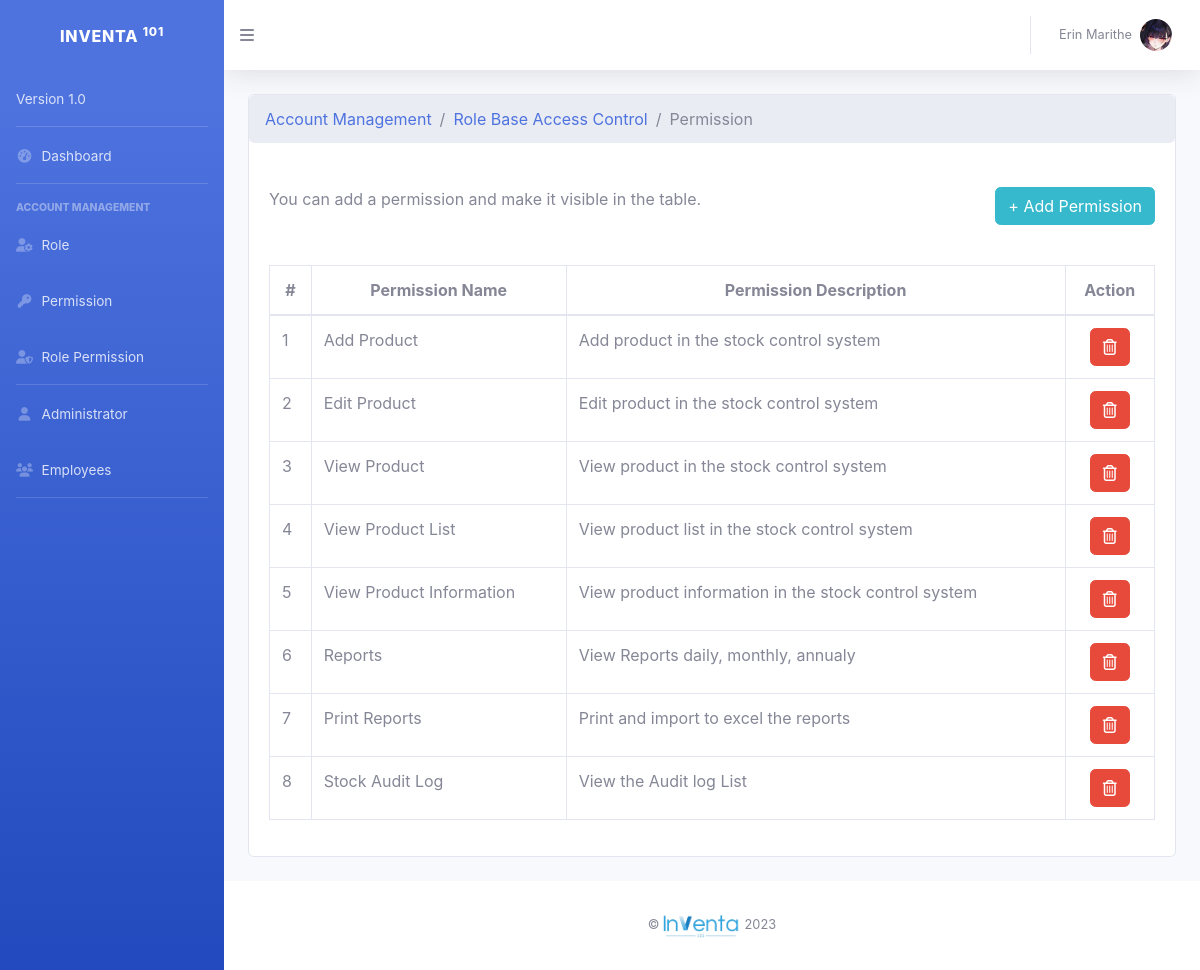
Screenshot of /permission.php (signed in) with the database file from the repository.
### tables this page shows
CREATE TABLE `permission` (
  `id` int(11) NOT NULL,
  `permission` varchar(255) NOT NULL,
  `description` varchar(255) NOT NULL
);

### permission.php (the view, shortened to what this page needs)
<!DOCTYPE html>
    <html lang="en">
    <head>
        <link href="assets/css/dashboard.css" rel="stylesheet">
    </head>
    <body id="page-top">
        <div id="wrapper">
            <?php
                include "assets/include/sidebar.php";
            ?>
            <div id="content-wrapper" class="d-flex flex-column">
                <div id="content">
                    <?php
                        include "assets/include/topbar.php";
                    ?>
                    <div class="container-fluid">
                    <div class="card mb-4">
                            <ol class="breadcrumb mb-4">
                                <li class="breadcrumb-item"><a href="./admin.php">Account Management</a></li>
                                <li class="breadcrumb-item"><a href="./createRole.php">Role Base Access Control</a></li>
                                <li class="breadcrumb-item active">Permission</li>
                            </ol>
                            <div class="card-body">
                                You can add a permission and make it visible in the table.
                                <button onclick="openModal()" type="button" style="float: right; color: white;" class="btn btn-info">+ Add Permission</button>
                            </div>
                            <div class="card-body">
                                <div class="table-responsive">
                                    <table id="datatablesSimple" class="table table-bordered" id="dataTable" width="100%" cellspacing="0">
                                        <thead>
                                            <tr>
                                                <th scope="col" class="text-center">#</th>
                                                <th scope="col" class="text-center">Permission Name</th>
                                                <th scope="col" class="text-center">Permission Description</th>
                                                <th scope="col" class="text-center">Action</th>
                                            </tr>
                                        </thead>
                                        <tbody>
                                            <?php
                                                include "./dbconn.php";
                                                $sql = "SELECT * FROM `permission`";
                                                $result = mysqli_query($connect, $sql);
                                                while ($row = mysqli_fetch_assoc($result)) {
                                                    ?>
                                                    <tr>
                                                        <td><?php echo $row['id']; ?></td>
                                                        <td><?php echo $row['permission']; ?></td>
                                                        <td><?php echo $row['description']; ?></td>
                                                        <td>
                                                            <div class="d-flex" style="gap: 10px; justify-content: center;">
                                                                <a href="./delete_row_permission.php?id=<?php echo $row['id'] ?>" class="btn btn-danger" data-toggle="tooltip" data-placement="top" title="Delete">
                                                                    <i class="far fa-trash-can fs-5"></i>
                                                                </a>
                                                            </div>
                                                        </td>
                                                    </tr>
                                                    <?php
                                                }
                                            ?>
                                        </tbody>
                                    </table>
                                </div>
                            </div>
                        </div>
                    </div>
                </div>
                <?php
                    include "assets/include/footer.php";
                ?>
            </div>
        </div>
    </body>
</html>

### assets/include/sidebar.php
<ul class="navbar-nav bg-gradient-primary sidebar sidebar-dark accordion" id="accordionSidebar">
                <a class="sidebar-brand" href="controlpanel.php">
                    <div>Inventa <sup>101</sup></div>
                </a>
                <li class="nav-item">
                    <a class="nav-link" href="controlpanel.php">
                        <span>Version 1.0</span>
                    </a>
                </li>
                <hr class="sidebar-divider my-0">
                <li class="nav-item">
                    <a class="nav-link" href="controlpanel.php">
                        <i class="fas fa-fw fa-tachometer-alt"></i>
                        <span>Dashboard</span>
                    </a>
                </li>
                <hr class="sidebar-divider">
                <div class="sidebar-heading">
                    Account Management
                </div>
                <li class="nav-item">
                    <a class="nav-link" href="./role.php">
                        <i class="fas fa-fw fa-user-gear"></i>
                        <span>Role</span>
                    </a>
                </li>
                <li class="nav-item">
                    <a class="nav-link" href="./permission.php">
                        <i class="fas fa-fw fa-key"></i>
                        <span>Permission</span>
                    </a>
                </li>
                <li class="nav-item">
                    <a class="nav-link" href="defineRolePermission.php">
                        <i class="fas fa-fw fa-user-shield"></i>
                        <span>Role Permission</span>
                    </a>
                </li>
                <hr class="sidebar-divider my-0">
                <li class="nav-item">
                    <a class="nav-link" href="admin.php">
                        <i class="fas fa-fw fa-user"></i>
                        <span>Administrator</span>
                    </a>
                </li>
                <li class="nav-item">
                    <a class="nav-link" href="Employees.php">
                        <i class="fas fa-fw fa-users"></i>
                        <span>Employees</span>
                    </a>
                </li>
                <hr class="sidebar-divider my-0">
            </ul>

### assets/include/topbar.php (shortened to what this page needs)
<nav class="navbar navbar-expand navbar-light bg-white topbar mb-4 static-top shadow">
    <span id="sidebarToggle"><i class="fa fa-bars" aria-hidden="true"></i></span>
    <ul class="navbar-nav ml-auto">
        <li class="nav-item dropdown no-arrow">
            <a class="nav-link dropdown-toggle" href="#" id="userDropdown" role="button"
                data-toggle="dropdown" aria-haspopup="true" aria-expanded="false">
                <?php
                    $adminName = isset($_SESSION['name']) ? $_SESSION['name'] : '';
                    $adminImage = isset($_SESSION['adminImage']) ? $_SESSION['adminImage'] : '';
                    ?>
                    <span class="mr-2 d-none d-lg-inline text-gray-600 small"><?php echo htmlspecialchars($adminName) ?></span>
                    <img class="img-profile rounded-circle" src="assets/uploads/<?php echo htmlspecialchars($adminImage) ?>" width="50px" height="50px" alt="">
            </a>
        </li>
    </ul>
</nav>

### assets/include/footer.php
<footer class="sticky-footer bg-white">
                    <div class="container my-auto">
                        <div class="copyright text-center my-auto">
                            <span> &copy; <img src="assets/img/Inventa-logo.png" height="25px" alt=""> 2023</span>
                        </div>
                    </div>
                </footer>

### rows the page displays
permission: id "1", permission "Add Product", description "Add product in the stock control system"
permission: id "2", permission "Edit Product", description "Edit product in the stock control system"
permission: id "3", permission "View Product", description "View product in the stock control system"
permission: id "4", permission "View Product List", description "View product list in the stock control system"
permission: id "5", permission "View Product Information", description "View product information in the stock control system"
permission: id "6", permission "Reports", description "View Reports daily, monthly, annualy"
permission: id "7", permission "Print Reports", description "Print and import to excel the reports"
permission: id "8", permission "Stock Audit Log", description "View the Audit log List"

### other values shown
$adminName "Erin Marithe"
